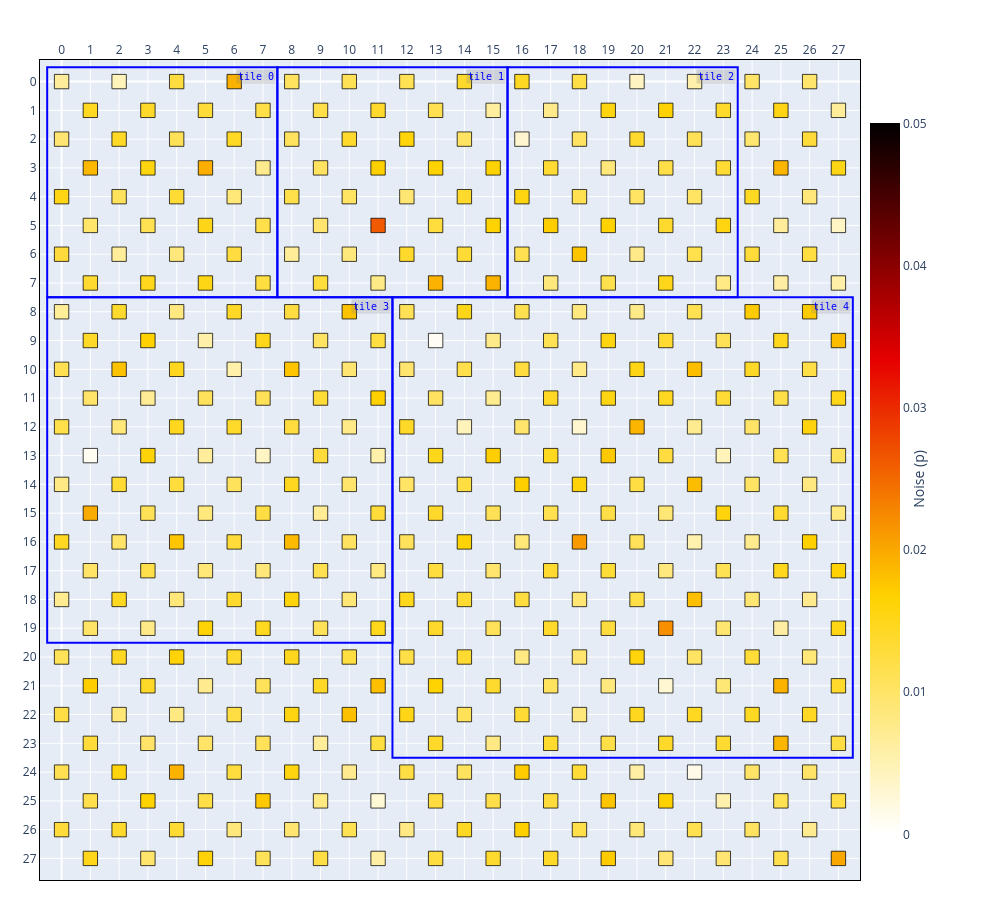

The cell this chart's notebook holds for it:
### Code cell
# The same heterogeneous layout, overlaid on the physical error rate:
chip.show(style=noise_heatmap_style(chip, limits=(0.0, 0.05)))
